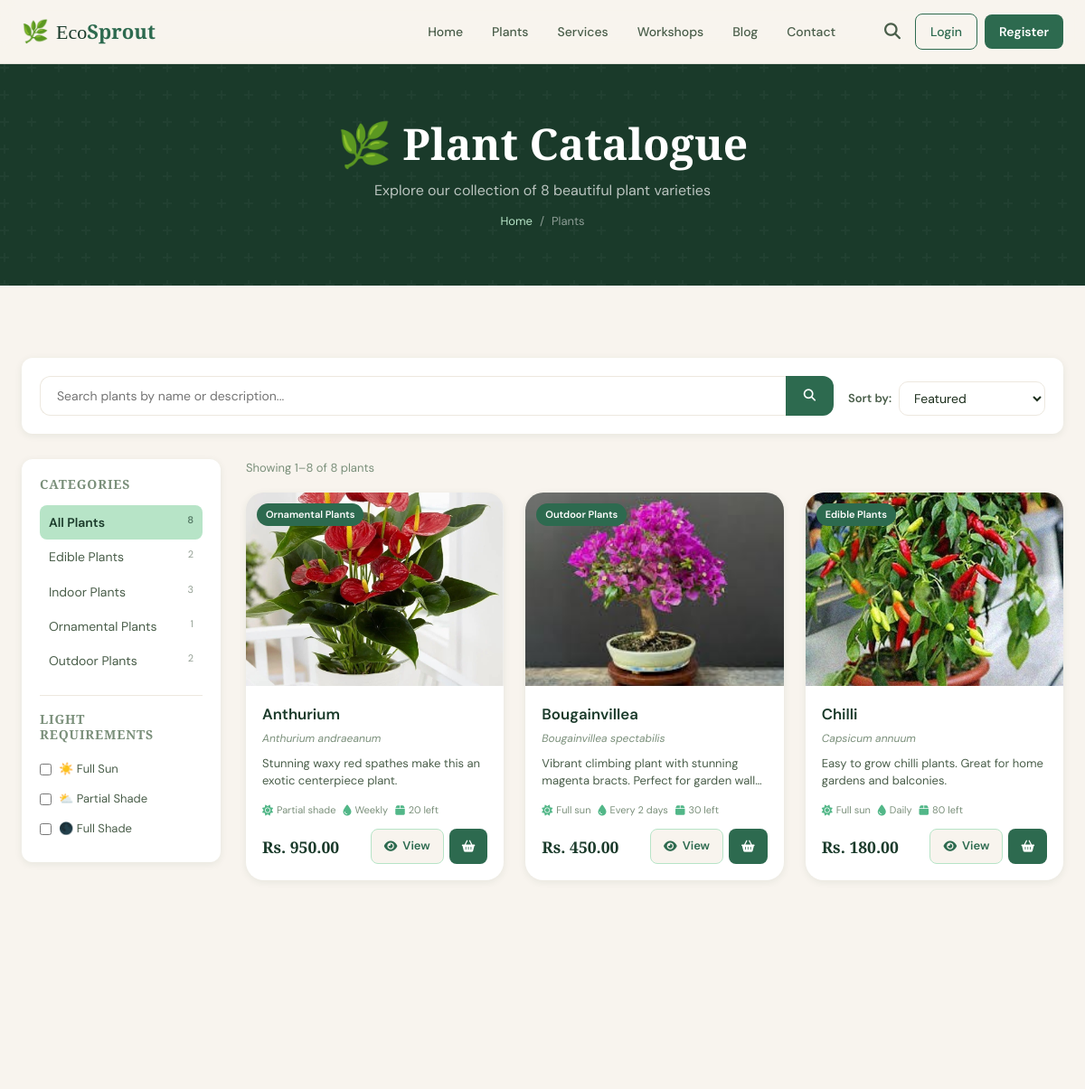
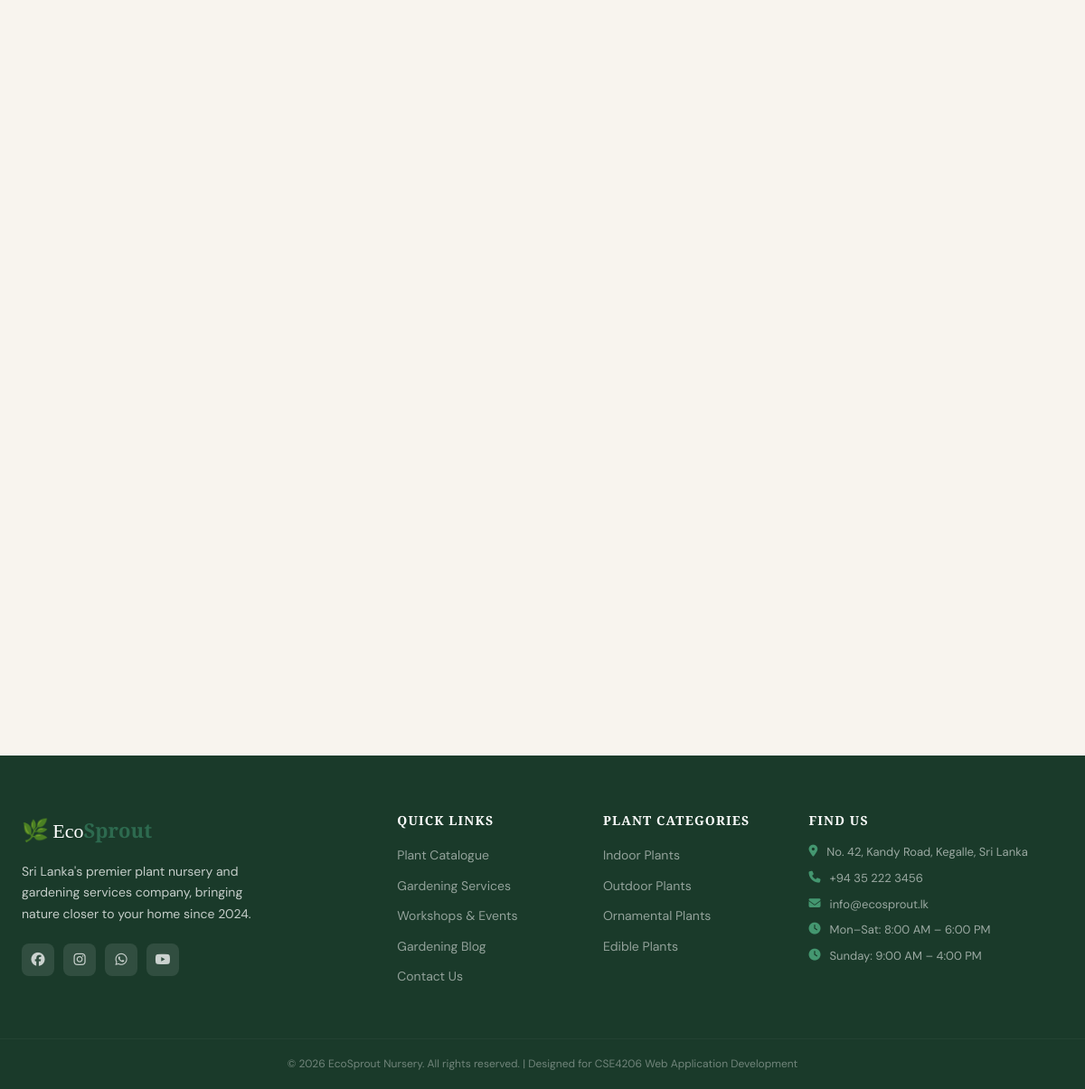
The app's page /plants.php with its own data (2 pictures, top to bottom).
### tables this page shows
CREATE TABLE plant_categories (
    id INT AUTO_INCREMENT PRIMARY KEY,
    name VARCHAR(100) NOT NULL,
    description TEXT,
    image VARCHAR(255),
    created_at TIMESTAMP DEFAULT CURRENT_TIMESTAMP
);

CREATE TABLE plants (
    id INT AUTO_INCREMENT PRIMARY KEY,
    category_id INT,
    name VARCHAR(150) NOT NULL,
    botanical_name VARCHAR(150),
    description TEXT,
    care_instructions TEXT,
    sunlight_requirement ENUM('full_sun', 'partial_shade', 'full_shade') DEFAULT 'partial_shade',
    water_frequency ENUM('daily', 'every_2_days', 'weekly', 'bi_weekly') DEFAULT 'weekly',
    price DECIMAL(10,2) NOT NULL,
    stock_quantity INT DEFAULT 0,
    image VARCHAR(255) DEFAULT 'default_plant.jpg',
    is_featured TINYINT(1) DEFAULT 0,
    is_active TINYINT(1) DEFAULT 1,
    created_at TIMESTAMP DEFAULT CURRENT_TIMESTAMP,
    updated_at TIMESTAMP DEFAULT CURRENT_TIMESTAMP ON UPDATE CURRENT_TIMESTAMP,
    FOREIGN KEY (category_id) REFERENCES plant_categories(id) ON DELETE SET NULL
);

### includes/config.php (called while the page is built, shortened)
<?php
function sanitize($conn, $data) {
    return $conn->real_escape_string(htmlspecialchars(strip_tags(trim((string)$data)), ENT_QUOTES, 'UTF-8'));
}
function isLoggedIn() {
    return isset($_SESSION['user_id']);
}
function formatPrice($price) {
    return 'Rs. ' . number_format((float)$price, 2);
}
?>

### plants.php (the view, shortened to what this page needs)
<?php
require_once 'includes/header.php';
$search     = sanitize($conn, $_GET['q'] ?? '');
$categoryId = intval($_GET['category'] ?? 0);
$sort       = sanitize($conn, $_GET['sort'] ?? 'featured');
$page       = max(1, intval($_GET['page'] ?? 1));
$perPage    = 12;
$offset     = ($page - 1) * $perPage;
$where = "p.is_active = 1";
$orderBy = match($sort) {
    'price_asc'  => 'p.price ASC',
    'price_desc' => 'p.price DESC',
    'name'       => 'p.name ASC',
    'newest'     => 'p.created_at DESC',
    default      => 'p.is_featured DESC, p.name ASC'
};
$totalResult = $conn->query("SELECT COUNT(*) as cnt FROM plants p WHERE $where");
$total       = $totalResult->fetch_assoc()['cnt'];
$plants = $conn->query("
    SELECT p.*, pc.name as category_name
    FROM plants p
    LEFT JOIN plant_categories pc ON p.category_id = pc.id
    WHERE $where
    ORDER BY $orderBy
    LIMIT $perPage OFFSET $offset
");
$categories = $conn->query("SELECT * FROM plant_categories ORDER BY name");
?>
<div class="page-hero">
    <h1>🌿 Plant Catalogue</h1>
    <p>Explore our collection of <?= $total ?> beautiful plant varieties</p>
    <div class="breadcrumb">
        <a href="<?= SITE_URL ?>">Home</a>
        <span>/</span>
        <span>Plants</span>
    </div>
</div>
<div class="section">
    <div style="display:flex; flex-wrap:wrap; gap:16px; align-items:flex-end; margin-bottom:28px; padding:20px; background:white; border-radius:var(--radius); box-shadow:var(--shadow-sm);">
        <form method="GET" style="flex:1; min-width:200px;">
            <div class="search-bar" style="max-width:none;">
                <input type="text" name="q" placeholder="Search plants by name or description..."
                       value="<?= htmlspecialchars($search) ?>">
                <button type="submit"><i class="fas fa-search"></i></button>
            </div>
        </form>
        <form method="GET" style="display:flex; gap:8px; align-items:center; flex-wrap:wrap;">
            <label style="font-size:13px; font-weight:600; color:var(--text-mid);">Sort by:</label>
            <select name="sort" class="form-control" style="width:auto; padding:8px 12px;" onchange="this.form.submit()">
                <option value="featured" <?= $sort==='featured'?'selected':'' ?>>Featured</option>
            </select>
        </form>
    </div>
    <div style="display:grid; grid-template-columns:220px 1fr; gap:28px;">
        <aside>
            <div style="background:white; border-radius:var(--radius); padding:20px; box-shadow:var(--shadow-sm);">
                <h4 style="margin-bottom:14px; font-size:14px; text-transform:uppercase; letter-spacing:.06em; color:var(--text-light);">Categories</h4>
                <ul style="list-style:none;">
                    <li>
                        <a href="<?= SITE_URL ?>/plants.php<?= $search ? '?q='.urlencode($search) : '' ?>"
                           style="display:flex; justify-content:space-between; padding:8px 10px; border-radius:8px; font-size:14px; <?= !$categoryId ? 'background:var(--green-pale); color:var(--green-dark); font-weight:600;' : 'color:var(--text-mid);' ?>">
                            All Plants
                            <span style="font-size:11px; opacity:.6;"><?= $conn->query("SELECT COUNT(*) as c FROM plants WHERE is_active=1")->fetch_assoc()['c'] ?></span>
                        </a>
                    </li>
                    <?php while ($cat = $categories->fetch_assoc()):
                        $catCount = $conn->query("SELECT COUNT(*) as c FROM plants WHERE category_id={$cat['id']} AND is_active=1")->fetch_assoc()['c'];
                    ?>
                    <li>
                        <a href="?category=<?= $cat['id'] ?><?= $search ? '&q='.urlencode($search) : '' ?>"
                           style="display:flex; justify-content:space-between; padding:8px 10px; border-radius:8px; font-size:14px; <?= $categoryId==$cat['id'] ? 'background:var(--green-pale); color:var(--green-dark); font-weight:600;' : 'color:var(--text-mid);' ?>">
                            <?= htmlspecialchars($cat['name']) ?>
                            <span style="font-size:11px; opacity:.6;"><?= $catCount ?></span>
                        </a>
                    </li>
                    <?php endwhile; ?>
                </ul>
                <hr style="border:none; border-top:1px solid var(--cream-dark); margin:18px 0;">
                <h4 style="margin-bottom:14px; font-size:14px; text-transform:uppercase; letter-spacing:.06em; color:var(--text-light);">Light Requirements</h4>
                <?php foreach(['full_sun'=>'☀️ Full Sun','partial_shade'=>'⛅ Partial Shade','full_shade'=>'🌑 Full Shade'] as $val => $label): ?>
                <label style="display:flex; align-items:center; gap:8px; padding:6px 0; cursor:pointer; font-size:13px; color:var(--text-mid);">
                    <input type="checkbox" style="accent-color:var(--green-mid);"> <?= $label ?>
                </label>
                <?php endforeach; ?>
            </div>
        </aside>
        <div>
            <?php if ($total === 0): ?>
            <div class="empty-state">
                <i class="fas fa-seedling"></i>
                <h3>No plants found</h3>
                <p><?= $search ? "No results for \"$search\"" : 'No plants in this category yet.' ?></p>
                <a href="<?= SITE_URL ?>/plants.php" class="btn-primary">View All Plants</a>
            </div>
            <?php else: ?>
            <p style="font-size:13px; color:var(--text-light); margin-bottom:16px;">
                Showing <?= min($offset+1,$total) ?>–<?= min($offset+$perPage,$total) ?> of <?= $total ?> plants
            </p>
            <div class="plants-grid">
                <?php while ($plant = $plants->fetch_assoc()): ?>
                <div class="plant-card">
                    <div class="plant-card-image">
                        <img src="<?= $plant['image'] && $plant['image'] !== 'default_plant.jpg'
                            ? SITE_URL.'/uploads/plants/'.htmlspecialchars($plant['image'])
                            : SITE_URL.'/uploads/plants/default_plant.jpg' ?>"
                             alt="<?= htmlspecialchars($plant['name']) ?>" loading="lazy">
                        <?php if ($plant['category_name']): ?>
                            <span class="plant-badge"><?= htmlspecialchars($plant['category_name']) ?></span>
                        <?php endif; ?>
                    </div>
                    <div class="plant-card-body">
                        <div class="plant-name"><?= htmlspecialchars($plant['name']) ?></div>
                        <?php if ($plant['botanical_name']): ?>
                        <div class="plant-botanical"><?= htmlspecialchars($plant['botanical_name']) ?></div>
                        <?php endif; ?>
                        <p class="plant-desc"><?= htmlspecialchars($plant['description'] ?? '') ?></p>
                        <div class="plant-meta">
                            <span class="plant-meta-item">
                                <i class="fas fa-sun"></i>
                                <?= str_replace('_', ' ', ucfirst($plant['sunlight_requirement'])) ?>
                            </span>
                            <span class="plant-meta-item">
                                <i class="fas fa-tint"></i>
                                <?= str_replace('_', ' ', ucfirst($plant['water_frequency'])) ?>
                            </span>
                            <span class="plant-meta-item">
                                <i class="fas fa-box"></i>
                                <?= $plant['stock_quantity'] > 0 ? $plant['stock_quantity'].' left' : 'Out of stock' ?>
                            </span>
                        </div>
                        <div class="plant-footer">
                            <div class="plant-price">
                                <?= formatPrice($plant['price']) ?>
                            </div>
                            <div style="display:flex; gap:6px;">
                                <a href="<?= SITE_URL ?>/plant_detail.php?id=<?= $plant['id'] ?>" class="btn-view">
                                    <i class="fas fa-eye"></i> View
                                </a>
                                <?php if ($plant['stock_quantity'] > 0): ?>
                                    <?php if (isLoggedIn()): ?>
                                    <button class="btn-cart" data-id="<?= $plant['id'] ?>" data-type="plant">
                                        <i class="fas fa-basket-shopping"></i>
                                    </button>
                                    <?php else: ?>
                                    <a href="<?= SITE_URL ?>/login.php?redirect=<?= urlencode($_SERVER['REQUEST_URI']) ?>" class="btn-cart" style="text-decoration:none;">
                                        <i class="fas fa-basket-shopping"></i>
                                    </a>
                                    <?php endif; ?>
                                <?php endif; ?>
                            </div>
                        </div>
                    </div>
                </div>
                <?php endwhile; ?>
            </div>
            <?php endif; ?>
        </div>
    </div>
</div>
<?php require_once 'includes/footer.php'; ?>

### records on screen
plant_categories: name "Edible Plants", catCount "2"
plant_categories: name "Indoor Plants", catCount "3"
plant_categories: name "Ornamental Plants", catCount "1"
plant_categories: name "Outdoor Plants", id "2"
plants: image (picture), category.name "Ornamental Plants", name "Anthurium", botanical_name "Anthurium andraeanum", description "Stunning waxy red spathes make this an exotic centerpiece plant.", sunlight_requirement "Partial shade", water_frequency "Weekly", stock_quantity "20", price "Rs. 950.00"
plants: image (picture), category.name "Outdoor Plants", name "Bougainvillea", botanical_name "Bougainvillea spectabilis", description "Vibrant climbing plant with stunning magenta bracts. Perfect for garden…", sunlight_requirement "Full sun", water_frequency "Every 2 days", stock_quantity "30", price "Rs. 450.00"
plants: image (picture), category.name "Edible Plants", name "Chilli", botanical_name "Capsicum annuum", description "Easy to grow chilli plants. Great for home gardens and balconies.", sunlight_requirement "Full sun", water_frequency "Daily", stock_quantity "80", price "Rs. 180.00"

### other values on screen
$total "8"
$label "☀️ Full Sun"
$label "⛅ Partial Shade"
$label "🌑 Full Shade"
min($offset+1,$total) "1"
min($offset+$perPage,$total) "8"
